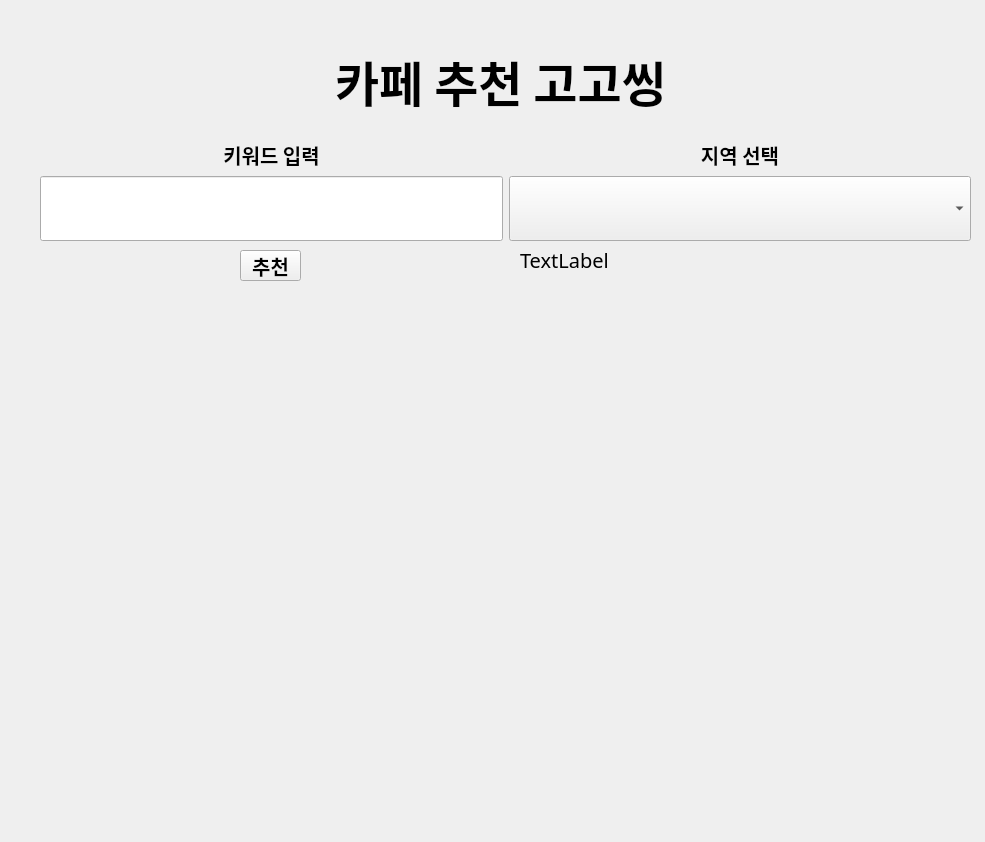
<?xml version="1.0" encoding="UTF-8"?>
<ui version="4.0">
 <class>Form</class>
 <widget class="QWidget" name="Form">
  <property name="geometry">
   <rect>
    <x>0</x>
    <y>0</y>
    <width>985</width>
    <height>842</height>
   </rect>
  </property>
  <property name="font">
   <font>
    <family>Agency FB</family>
    <pointsize>15</pointsize>
   </font>
  </property>
  <property name="windowTitle">
   <string>Form</string>
  </property>
  <widget class="QPushButton" name="btn_recommendation">
   <property name="geometry">
    <rect>
     <x>240</x>
     <y>250</y>
     <width>61</width>
     <height>31</height>
    </rect>
   </property>
   <property name="font">
    <font>
     <family>Agency FB</family>
     <pointsize>15</pointsize>
     <weight>75</weight>
     <bold>true</bold>
    </font>
   </property>
   <property name="text">
    <string>추천</string>
   </property>
  </widget>
  <widget class="QWidget" name="horizontalLayoutWidget">
   <property name="geometry">
    <rect>
     <x>40</x>
     <y>140</y>
     <width>931</width>
     <height>101</height>
    </rect>
   </property>
   <layout class="QHBoxLayout" name="horizontalLayout" stretch="5,5">
    <item>
     <layout class="QVBoxLayout" name="verticalLayout_2" stretch="3,7">
      <item>
       <widget class="QLabel" name="label_2">
        <property name="sizePolicy">
         <sizepolicy hsizetype="Preferred" vsizetype="Minimum">
          <horstretch>0</horstretch>
          <verstretch>0</verstretch>
         </sizepolicy>
        </property>
        <property name="font">
         <font>
          <family>Agency FB</family>
          <pointsize>15</pointsize>
          <weight>75</weight>
          <bold>true</bold>
         </font>
        </property>
        <property name="mouseTracking">
         <bool>true</bool>
        </property>
        <property name="text">
         <string>키워드 입력</string>
        </property>
        <property name="alignment">
         <set>Qt::AlignCenter</set>
        </property>
        <property name="margin">
         <number>2</number>
        </property>
       </widget>
      </item>
      <item>
       <widget class="QLineEdit" name="le_keyword">
        <property name="sizePolicy">
         <sizepolicy hsizetype="Preferred" vsizetype="Expanding">
          <horstretch>0</horstretch>
          <verstretch>0</verstretch>
         </sizepolicy>
        </property>
        <property name="font">
         <font>
          <family>Agency FB</family>
          <pointsize>15</pointsize>
         </font>
        </property>
       </widget>
      </item>
     </layout>
    </item>
    <item>
     <layout class="QVBoxLayout" name="verticalLayout" stretch="3,7">
      <item>
       <widget class="QLabel" name="label">
        <property name="enabled">
         <bool>true</bool>
        </property>
        <property name="sizePolicy">
         <sizepolicy hsizetype="Preferred" vsizetype="Preferred">
          <horstretch>0</horstretch>
          <verstretch>0</verstretch>
         </sizepolicy>
        </property>
        <property name="font">
         <font>
          <family>Agency FB</family>
          <pointsize>15</pointsize>
          <weight>75</weight>
          <bold>true</bold>
         </font>
        </property>
        <property name="mouseTracking">
         <bool>true</bool>
        </property>
        <property name="text">
         <string>지역 선택</string>
        </property>
        <property name="textFormat">
         <enum>Qt::AutoText</enum>
        </property>
        <property name="alignment">
         <set>Qt::AlignCenter</set>
        </property>
       </widget>
      </item>
      <item>
       <widget class="QComboBox" name="comboBox">
        <property name="enabled">
         <bool>true</bool>
        </property>
        <property name="sizePolicy">
         <sizepolicy hsizetype="Preferred" vsizetype="Expanding">
          <horstretch>0</horstretch>
          <verstretch>0</verstretch>
         </sizepolicy>
        </property>
        <property name="font">
         <font>
          <family>Agency FB</family>
          <pointsize>15</pointsize>
         </font>
        </property>
        <property name="mouseTracking">
         <bool>true</bool>
        </property>
       </widget>
      </item>
     </layout>
    </item>
   </layout>
  </widget>
  <widget class="QWidget" name="horizontalLayoutWidget_2">
   <property name="geometry">
    <rect>
     <x>40</x>
     <y>300</y>
     <width>921</width>
     <height>511</height>
    </rect>
   </property>
   <layout class="QHBoxLayout" name="horizontalLayout_2">
    <item>
     <widget class="QLabel" name="label_3">
      <property name="font">
       <font>
        <family>Agency FB</family>
        <pointsize>24</pointsize>
       </font>
      </property>
      <property name="text">
       <string/>
      </property>
     </widget>
    </item>
    <item>
     <widget class="QLabel" name="lbl_recommendation">
      <property name="font">
       <font>
        <family>Agency FB</family>
        <pointsize>24</pointsize>
       </font>
      </property>
      <property name="text">
       <string/>
      </property>
     </widget>
    </item>
   </layout>
  </widget>
  <widget class="QLabel" name="label_4">
   <property name="geometry">
    <rect>
     <x>220</x>
     <y>40</y>
     <width>561</width>
     <height>81</height>
    </rect>
   </property>
   <property name="font">
    <font>
     <family>Agency FB</family>
     <pointsize>36</pointsize>
     <weight>75</weight>
     <bold>true</bold>
    </font>
   </property>
   <property name="text">
    <string>카페 추천 고고씽</string>
   </property>
   <property name="alignment">
    <set>Qt::AlignCenter</set>
   </property>
  </widget>
  <widget class="QLabel" name="label_5">
   <property name="geometry">
    <rect>
     <x>520</x>
     <y>250</y>
     <width>341</width>
     <height>20</height>
    </rect>
   </property>
   <property name="font">
    <font>
     <family>Agency FB</family>
     <pointsize>15</pointsize>
    </font>
   </property>
   <property name="text">
    <string>TextLabel</string>
   </property>
  </widget>
 </widget>
 <resources/>
 <connections/>
</ui>
